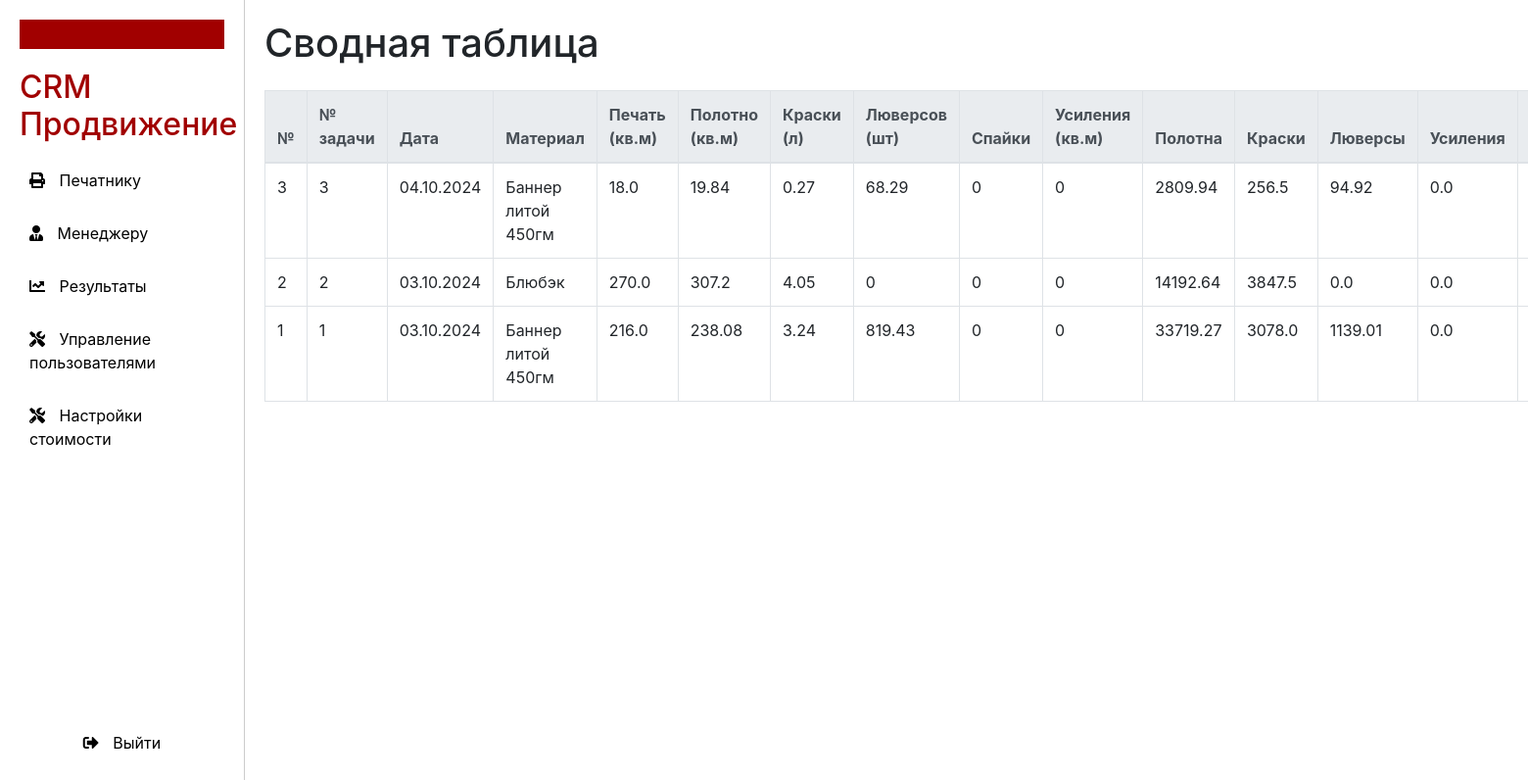
Before: /results (signed in) with the older database file.
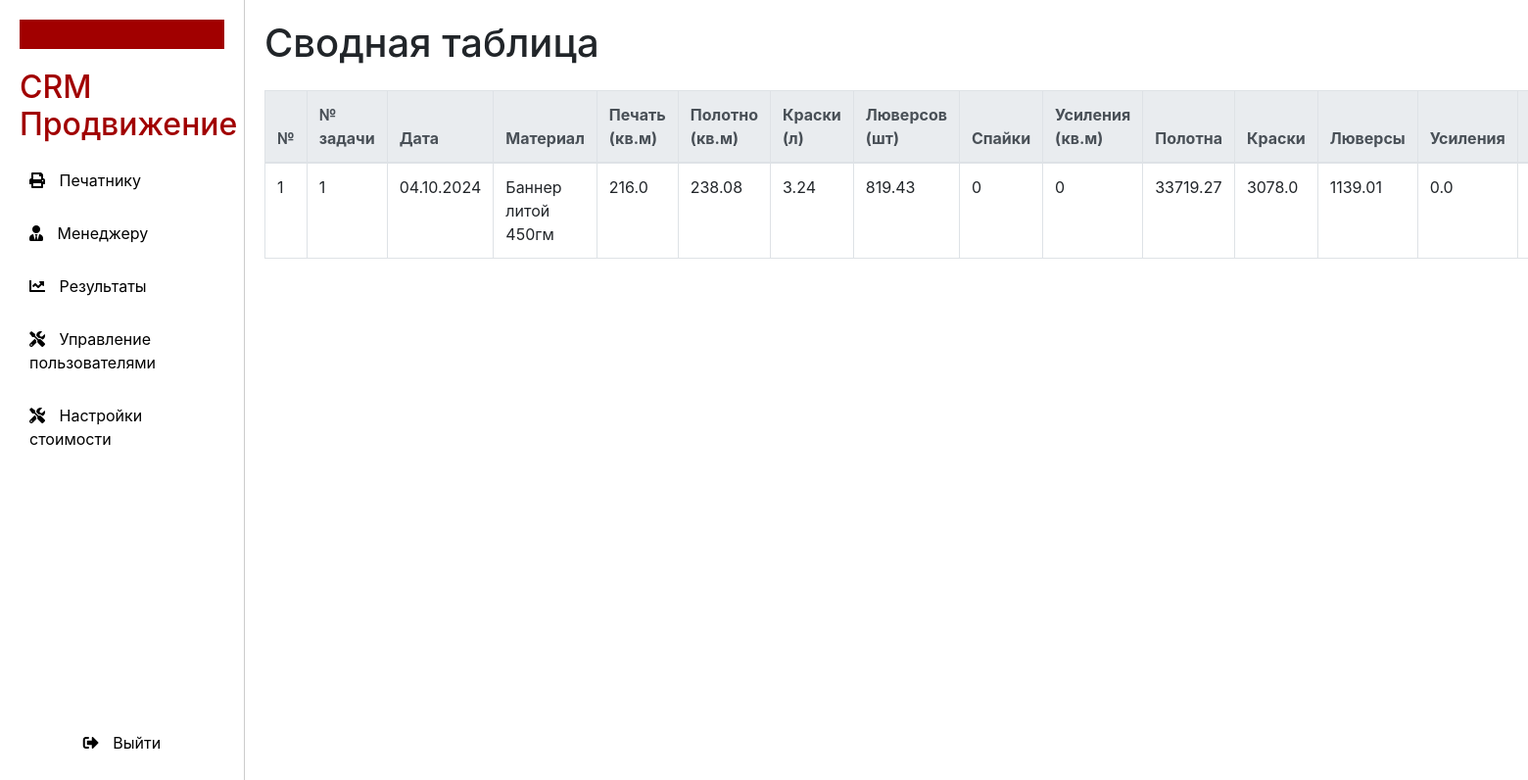
After: the same page with the newer database file.
### models.py (models this page shows)
class Result(Base):
    __tablename__ = 'results'
    order_id = Column(Integer, ForeignKey('orders.id'), primary_key=True)
    total_print_area = Column(Float, nullable=True)
    total_canvas_area = Column(Float, nullable=True)
    total_paints = Column(Float, nullable=True)
    total_eyelets = Column(Integer, nullable=True)
    total_spikes = Column(Integer, nullable=True)
    total_reinforcements = Column(Integer, nullable=True)
    expenses_canvas = Column(Float, nullable=True)
    expenses_prints = Column(Float, nullable=True)
    expenses_eyelets = Column(Float, nullable=True)
    expenses_reinforcements = Column(Float, nullable=True)
    salary_printer = Column(Float, nullable=True)
    salary_eyelet_worker = Column(Float, nullable=True)
    salary_cutter = Column(Float, nullable=True)
    salary_welder = Column(Float, nullable=True)
    total_expenses = Column(Float, nullable=True)
    tax = Column(Float, nullable=True)
    margin = Column(Float, nullable=True)
    order: Mapped["Order"] = relationship(back_populates="result")

class Order(Base):
    __tablename__ = 'orders'
    id = Column(Integer, primary_key=True, autoincrement=True)
    task_number = Column(Integer, nullable=False)
    date = Column(Date, nullable=False)
    subject = Column(String, nullable=False)
    material = Column(String, nullable=False)
    quantity = Column(Integer, nullable=False)
    performer = Column(String, nullable=False)
    print_width = Column(Float, nullable=False)
    print_height = Column(Float, nullable=False)
    canvas_width = Column(Float, nullable=False)
    canvas_length = Column(Float, nullable=False)
    eyelets = Column(String, nullable=False)
    spike = Column(String, nullable=False)
    reinforcement = Column(String, nullable=False)
    customer = Column(String, nullable=True)
    price_per_unit = Column(Integer, nullable=True)
    total_amount = Column(Integer, nullable=True)
    result: Mapped["Result"] = relationship(back_populates="order")

### main.py (the view)
@app.get("/results", response_class=HTMLResponse)
def results_page(request: Request, db: Session = Depends(get_db), current_user: User = Depends(get_current_user)):
    check_role_access(current_user, {Role.superuser, Role.admin})
    results = db.query(Result).order_by(Result.order_id.desc()).all()
    return templates.TemplateResponse("results.html", {"request": request,
                                                       "results": results,
                                                       "user": current_user,
                                                       "role": current_user.role.value, })

### templates/results.html (shortened to what this page needs)
{% extends "layout.html" %}
{% block result %}
<div class="content">
    <h1>Сводная таблица</h1>
    <table class="table table-bordered mt-4">
        <thead class="thead-light">
        <tr>
            <th>№</th>
            <th>№ задачи</th>
            <th>Дата</th>
            <th>Материал</th>
            <th>Печать (кв.м)</th>
            <th>Полотно (кв.м)</th>
            <th>Краски (л)</th>
            <th>Люверсов (шт)</th>
            <th>Спайки</th>
            <th>Усиления (кв.м)</th>
            <th>Полотна</th>
            <th>Краски</th>
            <th>Люверсы</th>
            <th>Усиления</th>
            <th>ЗП печатнику</th>
        </tr>
        </thead>
        {% if results %}
        <tbody>
        {% for result in results %}
        <tr>
            <td>{{ result.order.id }}</td>
            <td>{{ result.order.task_number }}</td>
            <td>{{ result.order.date.strftime("%d.%m.%Y") }}</td>
            <td>{{ result.order.material }}</td>
            <td>{{ result.total_print_area }}</td>
            <td>{{ result.total_canvas_area }}</td>
            <td>{{ result.total_paints }}</td>
            <td>{{ result.total_eyelets }}</td>
            <td>{{ result.total_spikes }}</td>
            <td>{{ result.total_reinforcements }}</td>
            <td>{{ result.expenses_canvas }}</td>
            <td>{{ result.expenses_prints }}</td>
            <td>{{ result.expenses_eyelets }}</td>
            <td>{{ result.expenses_reinforcements }}</td>
            <td>{{ result.salary_printer }}</td>
        </tr>
        {% endfor %}
        </tbody>
        {% else %}
        <tr>
            <td colspan="14">Нет доступных заказов</td>
        </tr>
        {% endif %}
    </table>
</div>
{% endblock %}

### templates/layout.html (shortened to what this page needs)
<!DOCTYPE html>
<html lang="ru">
<head>
    <link href="https://stackpath.bootstrapcdn.com/bootstrap/4.5.2/css/bootstrap.min.css" rel="stylesheet">
    <link rel="stylesheet" href="https://cdnjs.cloudflare.com/ajax/libs/font-awesome/5.15.4/css/all.min.css">
</head>
<body>
{% include 'sidebar.html' %}
{% block result %}
{% endblock %}
</body>
</html>

### templates/sidebar.html (shortened to what this page needs)
<div class="sidebar">
    <div class="top-strip"></div>
    <h2>CRM Продвижение</h2>
    <ul class="nav flex-column" style="flex-grow: 1; list-style-type: none; padding: 0;">
        {% if role == 'Печатник' %}
        <li class="nav-item">
            <a class="nav-link" href="/printer">
                <i class="fas fa-print"></i> Печатнику
            </a>
        </li>
        {% elif role == 'Менеджер' %}
        <li class="nav-item">
            <a class="nav-link" href="/manager">
                <i class="fas fa-user-tie"></i> Менеджеру
            </a>
        </li>
        {% elif role == 'Администратор' or role == 'Суперпользователь' %}
        <li class="nav-item">
            <a class="nav-link" href="/printer">
                <i class="fas fa-print"></i> Печатнику
            </a>
        </li>
        <li class="nav-item">
            <a class="nav-link" href="/manager">
                <i class="fas fa-user-tie"></i> Менеджеру
            </a>
        </li>
        <li class="nav-item">
            <a class="nav-link" href="/results">
                <i class="fas fa-chart-line"></i> Результаты
            </a>
        </li>
        <li class="nav-item">
            <a class="nav-link" href="/admin">
                <i class="fas fa-tools"></i> Управление пользователями
            </a>
        </li>
        <li class="nav-item">
            <a class="nav-link" href="/settings">
                <i class="fas fa-tools"></i> Настройки стоимости
            </a>
        </li>
        {% endif %}
    </ul>
    <form action="/logout" method="post" style="display: inline;">
        <button type="submit" class="nav-link exit-link" style="border: none; background: none; cursor: pointer;">
            <i class="fas fa-sign-out-alt"></i> Выйти
        </button>
    </form>
</div>

### templates/layout.html (style rules this page uses)
body { display: flex; min-height: 100vh; margin: 0; }
.content { flex: 1; padding: 20px; }
.sidebar { background-color: #000; color: white; height: 100vh; padding: 20px; }
.nav-link { color: white; }
.nav-link i { margin-right: 10px; }

### templates/sidebar.html (style rules this page uses)
.sidebar { background-color: #ffffff; padding: 20px; height: 100vh; color: #000; width: 250px; display: flex; flex-direction: column; border-right: 1px solid #ccc; }
.top-strip { background-color: #a10000; height: 30px; width: 100%; margin-bottom: 20px; }
h2 { color: #a10000; margin: 0 0 15px; }
.nav { flex-grow: 1; overflow-y: auto; padding: 0; margin: 0; list-style-type: none; }
.nav-link { color: #000; text-decoration: none; display: inline-block; width: 100%; padding: 10px; }
.nav-item { margin-bottom: 10px; }
.exit-link { background-color: #c30000; text-align: center; margin-top: auto; }

Changed rows visible on the page:
removed Result: order.id "3", order.task_number "3", order "04.10.2024", order.material "Баннер литой 450гм", total_print_area "18.0", total_canvas_area "19.84", total_paints "0.27", total_eyelets "68.29", total_spikes "0", total_reinforcements "0", expenses_canvas "2809.94", expenses_prints "256.5", expenses_eyelets "94.92", expenses_reinforcements "0.0"
removed Result: order.id "2", order.task_number "2", order "03.10.2024", order.material "Блюбэк", total_print_area "270.0", total_canvas_area "307.2", total_paints "4.05", total_eyelets "0", total_spikes "0", total_reinforcements "0", expenses_canvas "14192.64", expenses_prints "3847.5", expenses_eyelets "0.0", expenses_reinforcements "0.0"
changed through a linked row, Result "Баннер литой 450гм": order "03.10.2024" → "04.10.2024"
